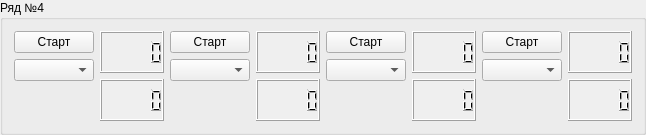
             <widget class="QGroupBox" name="groupBox_4">
              <property name="title">
               <string>Ряд №4</string>
              </property>
              <layout class="QHBoxLayout" name="horizontalLayout_4">
               <item>
                <layout class="QVBoxLayout" name="verticalLayout_25">
                 <item>
                  <widget class="QPushButton" name="pushButton_13sensors">
                   <property name="enabled">
                    <bool>true</bool>
                   </property>
                   <property name="text">
                    <string>Старт</string>
                   </property>
                  </widget>
                 </item>
                 <item>
                  <widget class="QComboBox" name="comboBox_13"/>
                 </item>
                 <item>
                  <spacer name="verticalSpacer_13">
                   <property name="orientation">
                    <enum>Qt::Vertical</enum>
                   </property>
                   <property name="sizeHint" stdset="0">
                    <size>
                     <width>20</width>
                     <height>40</height>
                    </size>
                   </property>
                  </spacer>
                 </item>
                </layout>
               </item>
               <item>
                <layout class="QVBoxLayout" name="verticalLayout_26">
                 <item>
                  <widget class="QLCDNumber" name="lcdNumber_25">
                   <property name="autoFillBackground">
                    <bool>true</bool>
                   </property>
                  </widget>
                 </item>
                 <item>
                  <widget class="QLCDNumber" name="lcdNumber_26">
                   <property name="autoFillBackground">
                    <bool>true</bool>
                   </property>
                  </widget>
                 </item>
                </layout>
               </item>
               <item>
                <layout class="QVBoxLayout" name="verticalLayout_27">
                 <item>
                  <widget class="QPushButton" name="pushButton_14sensors">
                   <property name="enabled">
                    <bool>true</bool>
                   </property>
                   <property name="text">
                    <string>Старт</string>
                   </property>
                  </widget>
                 </item>
                 <item>
                  <widget class="QComboBox" name="comboBox_14"/>
                 </item>
                 <item>
                  <spacer name="verticalSpacer_14">
                   <property name="orientation">
                    <enum>Qt::Vertical</enum>
                   </property>
                   <property name="sizeHint" stdset="0">
                    <size>
                     <width>20</width>
                     <height>40</height>
                    </size>
                   </property>
                  </spacer>
                 </item>
                </layout>
               </item>
               <item>
                <layout class="QVBoxLayout" name="verticalLayout_28">
                 <item>
                  <widget class="QLCDNumber" name="lcdNumber_27">
                   <property name="autoFillBackground">
                    <bool>true</bool>
                   </property>
                  </widget>
                 </item>
                 <item>
                  <widget class="QLCDNumber" name="lcdNumber_28">
                   <property name="autoFillBackground">
                    <bool>true</bool>
                   </property>
                  </widget>
                 </item>
                </layout>
               </item>
               <item>
                <layout class="QVBoxLayout" name="verticalLayout_29">
                 <item>
                  <widget class="QPushButton" name="pushButton_15sensors">
                   <property name="enabled">
                    <bool>true</bool>
                   </property>
                   <property name="text">
                    <string>Старт</string>
                   </property>
                  </widget>
                 </item>
                 <item>
                  <widget class="QComboBox" name="comboBox_15"/>
                 </item>
                 <item>
                  <spacer name="verticalSpacer_15">
                   <property name="orientation">
                    <enum>Qt::Vertical</enum>
                   </property>
                   <property name="sizeHint" stdset="0">
                    <size>
                     <width>20</width>
                     <height>40</height>
                    </size>
                   </property>
                  </spacer>
                 </item>
                </layout>
               </item>
               <item>
                <layout class="QVBoxLayout" name="verticalLayout_30">
                 <item>
                  <widget class="QLCDNumber" name="lcdNumber_29">
                   <property name="autoFillBackground">
                    <bool>true</bool>
                   </property>
                  </widget>
                 </item>
                 <item>
                  <widget class="QLCDNumber" name="lcdNumber_30">
                   <property name="autoFillBackground">
                    <bool>true</bool>
                   </property>
                  </widget>
                 </item>
                </layout>
               </item>
               <item>
                <layout class="QVBoxLayout" name="verticalLayout_31">
                 <item>
                  <widget class="QPushButton" name="pushButton_16sensors">
                   <property name="enabled">
                    <bool>true</bool>
                   </property>
                   <property name="text">
                    <string>Старт</string>
                   </property>
                  </widget>
                 </item>
                 <item>
                  <widget class="QComboBox" name="comboBox_16"/>
                 </item>
                 <item>
                  <spacer name="verticalSpacer_16">
                   <property name="orientation">
                    <enum>Qt::Vertical</enum>
                   </property>
                   <property name="sizeHint" stdset="0">
                    <size>
                     <width>20</width>
                     <height>40</height>
                    </size>
                   </property>
                  </spacer>
                 </item>
                </layout>
               </item>
               <item>
                <layout class="QVBoxLayout" name="verticalLayout_32">
                 <item>
                  <widget class="QLCDNumber" name="lcdNumber_31">
                   <property name="autoFillBackground">
                    <bool>true</bool>
                   </property>
                  </widget>
                 </item>
                 <item>
                  <widget class="QLCDNumber" name="lcdNumber_32">
                   <property name="autoFillBackground">
                    <bool>true</bool>
                   </property>
                  </widget>
                 </item>
                </layout>
               </item>
              </layout>
             </widget>
